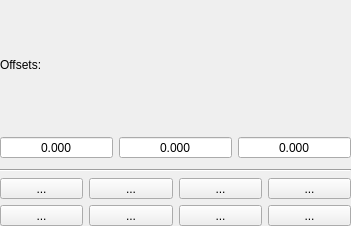
<?xml version="1.0" encoding="UTF-8"?>
<ui version="4.0">
 <class>CoordinateSystem</class>
 <widget class="QWidget" name="CoordinateSystem">
  <property name="geometry">
   <rect>
    <x>0</x>
    <y>0</y>
    <width>351</width>
    <height>226</height>
   </rect>
  </property>
  <property name="windowTitle">
   <string>Form</string>
  </property>
  <layout class="QVBoxLayout" name="verticalLayout">
   <property name="leftMargin">
    <number>0</number>
   </property>
   <property name="topMargin">
    <number>0</number>
   </property>
   <property name="rightMargin">
    <number>0</number>
   </property>
   <property name="bottomMargin">
    <number>0</number>
   </property>
   <item>
    <layout class="QVBoxLayout" name="verticalLayout_4">
     <property name="bottomMargin">
      <number>4</number>
     </property>
     <item>
      <layout class="QHBoxLayout" name="horizontalLayout_9">
       <item>
        <widget class="QLabel" name="lblOffsets">
         <property name="text">
          <string>Offsets:</string>
         </property>
        </widget>
       </item>
      </layout>
     </item>
     <item>
      <layout class="QHBoxLayout" name="horizontalLayout">
       <property name="spacing">
        <number>6</number>
       </property>
       <item>
        <widget class="QDoubleSpinBox" name="txtOffsetX">
         <property name="sizePolicy">
          <sizepolicy hsizetype="Expanding" vsizetype="Fixed">
           <horstretch>0</horstretch>
           <verstretch>0</verstretch>
          </sizepolicy>
         </property>
         <property name="toolTip">
          <string>X</string>
         </property>
         <property name="locale">
          <locale language="C" country="AnyCountry"/>
         </property>
         <property name="alignment">
          <set>Qt::AlignCenter</set>
         </property>
         <property name="readOnly">
          <bool>true</bool>
         </property>
         <property name="buttonSymbols">
          <enum>QAbstractSpinBox::NoButtons</enum>
         </property>
         <property name="decimals">
          <number>3</number>
         </property>
         <property name="minimum">
          <double>-9999.000000000000000</double>
         </property>
         <property name="maximum">
          <double>9999.000000000000000</double>
         </property>
         <property name="value">
          <double>0.000000000000000</double>
         </property>
        </widget>
       </item>
       <item>
        <widget class="QDoubleSpinBox" name="txtOffsetY">
         <property name="sizePolicy">
          <sizepolicy hsizetype="Expanding" vsizetype="Fixed">
           <horstretch>0</horstretch>
           <verstretch>0</verstretch>
          </sizepolicy>
         </property>
         <property name="toolTip">
          <string>Y</string>
         </property>
         <property name="locale">
          <locale language="C" country="AnyCountry"/>
         </property>
         <property name="alignment">
          <set>Qt::AlignCenter</set>
         </property>
         <property name="readOnly">
          <bool>true</bool>
         </property>
         <property name="buttonSymbols">
          <enum>QAbstractSpinBox::NoButtons</enum>
         </property>
         <property name="decimals">
          <number>3</number>
         </property>
         <property name="minimum">
          <double>-9999.000000000000000</double>
         </property>
         <property name="maximum">
          <double>9999.000000000000000</double>
         </property>
         <property name="value">
          <double>0.000000000000000</double>
         </property>
        </widget>
       </item>
       <item>
        <widget class="QDoubleSpinBox" name="txtOffsetZ">
         <property name="sizePolicy">
          <sizepolicy hsizetype="Expanding" vsizetype="Fixed">
           <horstretch>0</horstretch>
           <verstretch>0</verstretch>
          </sizepolicy>
         </property>
         <property name="toolTip">
          <string>Z</string>
         </property>
         <property name="locale">
          <locale language="C" country="AnyCountry"/>
         </property>
         <property name="alignment">
          <set>Qt::AlignCenter</set>
         </property>
         <property name="readOnly">
          <bool>true</bool>
         </property>
         <property name="buttonSymbols">
          <enum>QAbstractSpinBox::NoButtons</enum>
         </property>
         <property name="decimals">
          <number>3</number>
         </property>
         <property name="minimum">
          <double>-9999.000000000000000</double>
         </property>
         <property name="maximum">
          <double>9999.000000000000000</double>
         </property>
         <property name="value">
          <double>0.000000000000000</double>
         </property>
        </widget>
       </item>
      </layout>
     </item>
    </layout>
   </item>
   <item>
    <widget class="Line" name="line">
     <property name="sizePolicy">
      <sizepolicy hsizetype="Expanding" vsizetype="Fixed">
       <horstretch>0</horstretch>
       <verstretch>0</verstretch>
      </sizepolicy>
     </property>
     <property name="orientation">
      <enum>Qt::Horizontal</enum>
     </property>
    </widget>
   </item>
   <item>
    <layout class="QGridLayout" name="gridLayout_2">
     <item row="0" column="1">
      <widget class="StyledToolButton" name="cmdG55">
       <property name="sizePolicy">
        <sizepolicy hsizetype="Expanding" vsizetype="Fixed">
         <horstretch>0</horstretch>
         <verstretch>0</verstretch>
        </sizepolicy>
       </property>
       <property name="toolTip">
        <string>G55</string>
       </property>
       <property name="text">
        <string>...</string>
       </property>
       <property name="icon">
        <iconset>
         <normaloff>images/55.png</normaloff>images/55.png</iconset>
       </property>
       <property name="iconSize">
        <size>
         <width>48</width>
         <height>48</height>
        </size>
       </property>
       <property name="checkable">
        <bool>true</bool>
       </property>
       <property name="autoExclusive">
        <bool>true</bool>
       </property>
       <property name="adjustSize" stdset="0">
        <bool>true</bool>
       </property>
      </widget>
     </item>
     <item row="0" column="0">
      <widget class="StyledToolButton" name="cmdG54">
       <property name="sizePolicy">
        <sizepolicy hsizetype="Expanding" vsizetype="Fixed">
         <horstretch>0</horstretch>
         <verstretch>0</verstretch>
        </sizepolicy>
       </property>
       <property name="toolTip">
        <string>G54</string>
       </property>
       <property name="text">
        <string>...</string>
       </property>
       <property name="icon">
        <iconset>
         <normaloff>images/54.png</normaloff>images/54.png</iconset>
       </property>
       <property name="iconSize">
        <size>
         <width>48</width>
         <height>48</height>
        </size>
       </property>
       <property name="checkable">
        <bool>true</bool>
       </property>
       <property name="autoExclusive">
        <bool>true</bool>
       </property>
       <property name="adjustSize" stdset="0">
        <bool>true</bool>
       </property>
      </widget>
     </item>
     <item row="0" column="2">
      <widget class="StyledToolButton" name="cmdG56">
       <property name="sizePolicy">
        <sizepolicy hsizetype="Expanding" vsizetype="Fixed">
         <horstretch>0</horstretch>
         <verstretch>0</verstretch>
        </sizepolicy>
       </property>
       <property name="toolTip">
        <string>G56</string>
       </property>
       <property name="text">
        <string>...</string>
       </property>
       <property name="icon">
        <iconset>
         <normaloff>images/56.png</normaloff>images/56.png</iconset>
       </property>
       <property name="iconSize">
        <size>
         <width>48</width>
         <height>48</height>
        </size>
       </property>
       <property name="checkable">
        <bool>true</bool>
       </property>
       <property name="autoExclusive">
        <bool>true</bool>
       </property>
       <property name="adjustSize" stdset="0">
        <bool>true</bool>
       </property>
      </widget>
     </item>
     <item row="0" column="3">
      <widget class="StyledToolButton" name="cmdG57">
       <property name="sizePolicy">
        <sizepolicy hsizetype="Expanding" vsizetype="Fixed">
         <horstretch>0</horstretch>
         <verstretch>0</verstretch>
        </sizepolicy>
       </property>
       <property name="toolTip">
        <string>G57</string>
       </property>
       <property name="text">
        <string>...</string>
       </property>
       <property name="icon">
        <iconset>
         <normaloff>images/57.png</normaloff>images/57.png</iconset>
       </property>
       <property name="iconSize">
        <size>
         <width>48</width>
         <height>48</height>
        </size>
       </property>
       <property name="checkable">
        <bool>true</bool>
       </property>
       <property name="autoExclusive">
        <bool>true</bool>
       </property>
       <property name="adjustSize" stdset="0">
        <bool>true</bool>
       </property>
      </widget>
     </item>
     <item row="1" column="0">
      <widget class="StyledToolButton" name="cmdX0">
       <property name="sizePolicy">
        <sizepolicy hsizetype="Expanding" vsizetype="Fixed">
         <horstretch>0</horstretch>
         <verstretch>0</verstretch>
        </sizepolicy>
       </property>
       <property name="toolTip">
        <string>Zero X</string>
       </property>
       <property name="text">
        <string>...</string>
       </property>
       <property name="icon">
        <iconset>
         <normaloff>images/x0_1.png</normaloff>images/x0_1.png</iconset>
       </property>
       <property name="iconSize">
        <size>
         <width>48</width>
         <height>48</height>
        </size>
       </property>
       <property name="adjustSize" stdset="0">
        <bool>true</bool>
       </property>
      </widget>
     </item>
     <item row="1" column="1">
      <widget class="StyledToolButton" name="cmdY0">
       <property name="sizePolicy">
        <sizepolicy hsizetype="Expanding" vsizetype="Fixed">
         <horstretch>0</horstretch>
         <verstretch>0</verstretch>
        </sizepolicy>
       </property>
       <property name="toolTip">
        <string>Zero Y</string>
       </property>
       <property name="text">
        <string>...</string>
       </property>
       <property name="icon">
        <iconset>
         <normaloff>images/y0_1.png</normaloff>images/y0_1.png</iconset>
       </property>
       <property name="iconSize">
        <size>
         <width>48</width>
         <height>48</height>
        </size>
       </property>
       <property name="adjustSize" stdset="0">
        <bool>true</bool>
       </property>
      </widget>
     </item>
     <item row="1" column="2">
      <widget class="StyledToolButton" name="cmdZ0">
       <property name="sizePolicy">
        <sizepolicy hsizetype="Expanding" vsizetype="Fixed">
         <horstretch>0</horstretch>
         <verstretch>0</verstretch>
        </sizepolicy>
       </property>
       <property name="toolTip">
        <string>Zero Z</string>
       </property>
       <property name="text">
        <string>...</string>
       </property>
       <property name="icon">
        <iconset>
         <normaloff>images/z0_1.png</normaloff>images/z0_1.png</iconset>
       </property>
       <property name="iconSize">
        <size>
         <width>48</width>
         <height>48</height>
        </size>
       </property>
       <property name="adjustSize" stdset="0">
        <bool>true</bool>
       </property>
      </widget>
     </item>
     <item row="1" column="3">
      <widget class="StyledToolButton" name="cmdAll0">
       <property name="sizePolicy">
        <sizepolicy hsizetype="Expanding" vsizetype="Fixed">
         <horstretch>0</horstretch>
         <verstretch>0</verstretch>
        </sizepolicy>
       </property>
       <property name="toolTip">
        <string>Zero All</string>
       </property>
       <property name="text">
        <string>...</string>
       </property>
       <property name="icon">
        <iconset>
         <normaloff>images/all0_1.png</normaloff>images/all0_1.png</iconset>
       </property>
       <property name="iconSize">
        <size>
         <width>48</width>
         <height>48</height>
        </size>
       </property>
       <property name="adjustSize" stdset="0">
        <bool>true</bool>
       </property>
      </widget>
     </item>
    </layout>
   </item>
  </layout>
 </widget>
 <customwidgets>
  <customwidget>
   <class>StyledToolButton</class>
   <extends>QToolButton</extends>
   <header>styledtoolbutton.h</header>
  </customwidget>
 </customwidgets>
 <resources/>
 <connections/>
</ui>
